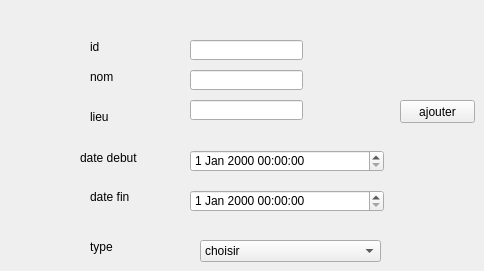
     <widget class="QWidget" name="page_ajouter_3">
      <widget class="QLabel" name="label_nom_3">
       <property name="geometry">
        <rect>
         <x>90</x>
         <y>70</y>
         <width>47</width>
         <height>14</height>
        </rect>
       </property>
       <property name="text">
        <string>nom</string>
       </property>
      </widget>
      <widget class="QLabel" name="label_description_3">
       <property name="geometry">
        <rect>
         <x>90</x>
         <y>40</y>
         <width>47</width>
         <height>14</height>
        </rect>
       </property>
       <property name="text">
        <string>id</string>
       </property>
      </widget>
      <widget class="QLabel" name="label_lieu_3">
       <property name="geometry">
        <rect>
         <x>90</x>
         <y>110</y>
         <width>47</width>
         <height>14</height>
        </rect>
       </property>
       <property name="text">
        <string>lieu</string>
       </property>
      </widget>
      <widget class="QLineEdit" name="lineEdit_nom_3">
       <property name="geometry">
        <rect>
         <x>190</x>
         <y>70</y>
         <width>113</width>
         <height>20</height>
        </rect>
       </property>
      </widget>
      <widget class="QLineEdit" name="lineEdit_id_3">
       <property name="geometry">
        <rect>
         <x>190</x>
         <y>40</y>
         <width>113</width>
         <height>20</height>
        </rect>
       </property>
      </widget>
      <widget class="QLineEdit" name="lineEdit_lieu_3">
       <property name="geometry">
        <rect>
         <x>190</x>
         <y>100</y>
         <width>113</width>
         <height>20</height>
        </rect>
       </property>
      </widget>
      <widget class="QPushButton" name="pushButton_15">
       <property name="geometry">
        <rect>
         <x>400</x>
         <y>100</y>
         <width>75</width>
         <height>23</height>
        </rect>
       </property>
       <property name="text">
        <string>ajouter</string>
       </property>
      </widget>
      <widget class="QDateTimeEdit" name="dateTimeEdit_13">
       <property name="geometry">
        <rect>
         <x>190</x>
         <y>150</y>
         <width>194</width>
         <height>22</height>
        </rect>
       </property>
      </widget>
      <widget class="QDateTimeEdit" name="dateTimeEdit_14">
       <property name="geometry">
        <rect>
         <x>190</x>
         <y>190</y>
         <width>194</width>
         <height>22</height>
        </rect>
       </property>
      </widget>
      <widget class="QLabel" name="label_28">
       <property name="geometry">
        <rect>
         <x>80</x>
         <y>150</y>
         <width>61</width>
         <height>16</height>
        </rect>
       </property>
       <property name="text">
        <string>date debut</string>
       </property>
      </widget>
      <widget class="QLabel" name="label_29">
       <property name="geometry">
        <rect>
         <x>90</x>
         <y>190</y>
         <width>47</width>
         <height>14</height>
        </rect>
       </property>
       <property name="text">
        <string>date fin</string>
       </property>
      </widget>
      <widget class="QLabel" name="label_2">
       <property name="geometry">
        <rect>
         <x>90</x>
         <y>240</y>
         <width>47</width>
         <height>14</height>
        </rect>
       </property>
       <property name="text">
        <string>type</string>
       </property>
      </widget>
      <widget class="QComboBox" name="comboBox_2">
       <property name="geometry">
        <rect>
         <x>200</x>
         <y>240</y>
         <width>181</width>
         <height>22</height>
        </rect>
       </property>
       <item>
        <property name="text">
         <string>choisir</string>
        </property>
       </item>
       <item>
        <property name="text">
         <string>Annuel</string>
        </property>
       </item>
       <item>
        <property name="text">
         <string>été </string>
        </property>
       </item>
       <item>
        <property name="text">
         <string>Saint valentin</string>
        </property>
       </item>
      </widget>
     </widget>
